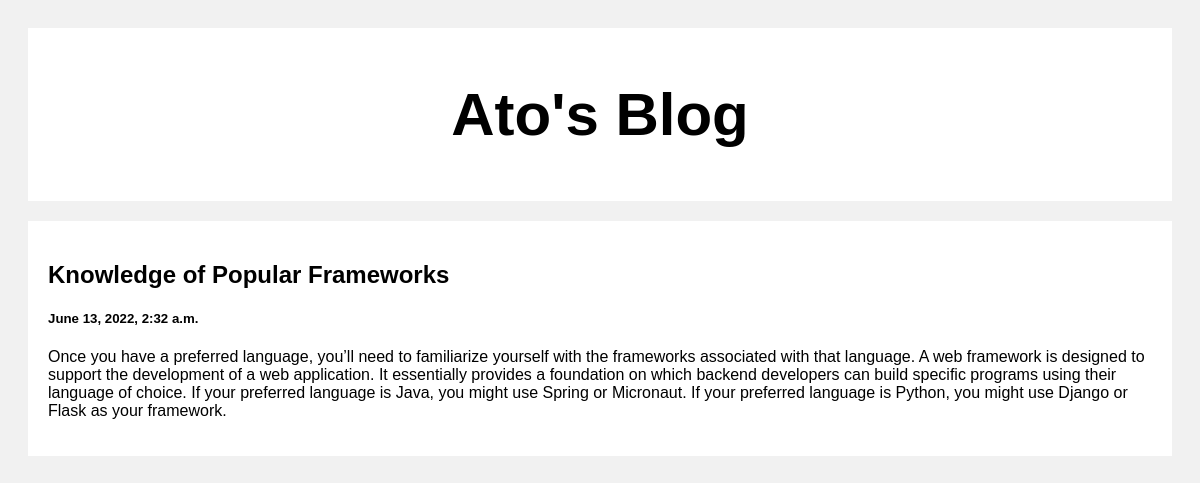
/post/1, run on the app's committed database.
### posts/models.py (models this page shows)
class Features(models.Model):
    title= models.CharField(max_length=100)
    body = models.CharField(max_length=10000)
    created_at = models.DateTimeField(default=datetime.now,blank=True)

### posts/views.py (the view)
# urls.py: path('post/<str:pk>',views.post,name='post')
def post(request,pk):
    features = Features.objects .get(id=pk)
    return render(request,'post.html',{'features':features})

### templates/post.html (shortened to what this page needs)
<!DOCTYPE html>
<html>
<head>
</head>
<body>
<div class="header">
  <h2>Ato's Blog</h2>
</div>
<div class="row">
  <div class="leftcolumn">
    <div class="card">
        <h2>{{features.title}}</h2>
        <h5>{{features.created_at}}</h5>
        <p>{{features.body}}</p>
    </div>
  </div>
</div>
</body>
</html>

### templates/post.html (style rules this page uses)
* { box-sizing: border-box; }
body { font-family: Arial; padding: 20px; background: #f1f1f1; }
.header { padding: 2px; font-size: 40px; text-align: center; background: white; }
.leftcolumn { float: left; width: 100%; }
.card { background-color: white; padding: 20px; margin-top: 20px; }
.row:after { content: ""; display: table; clear: both; }

### data on the page
Features: title "Knowledge of Popular Frameworks", created_at "June 13, 2022, 2:32 a.m.", body "Once you have a preferred language, you’ll need to familiarize yourself with the frameworks associated with that language. A web framework is designed to support the development of a web application. It essentially provides a foundation on which backend developers can build specific programs using their language of choice. If your preferred language is Java, you might use Spring or Micronaut. If your preferred language is Python, you might use Django or Flask as your framework."
